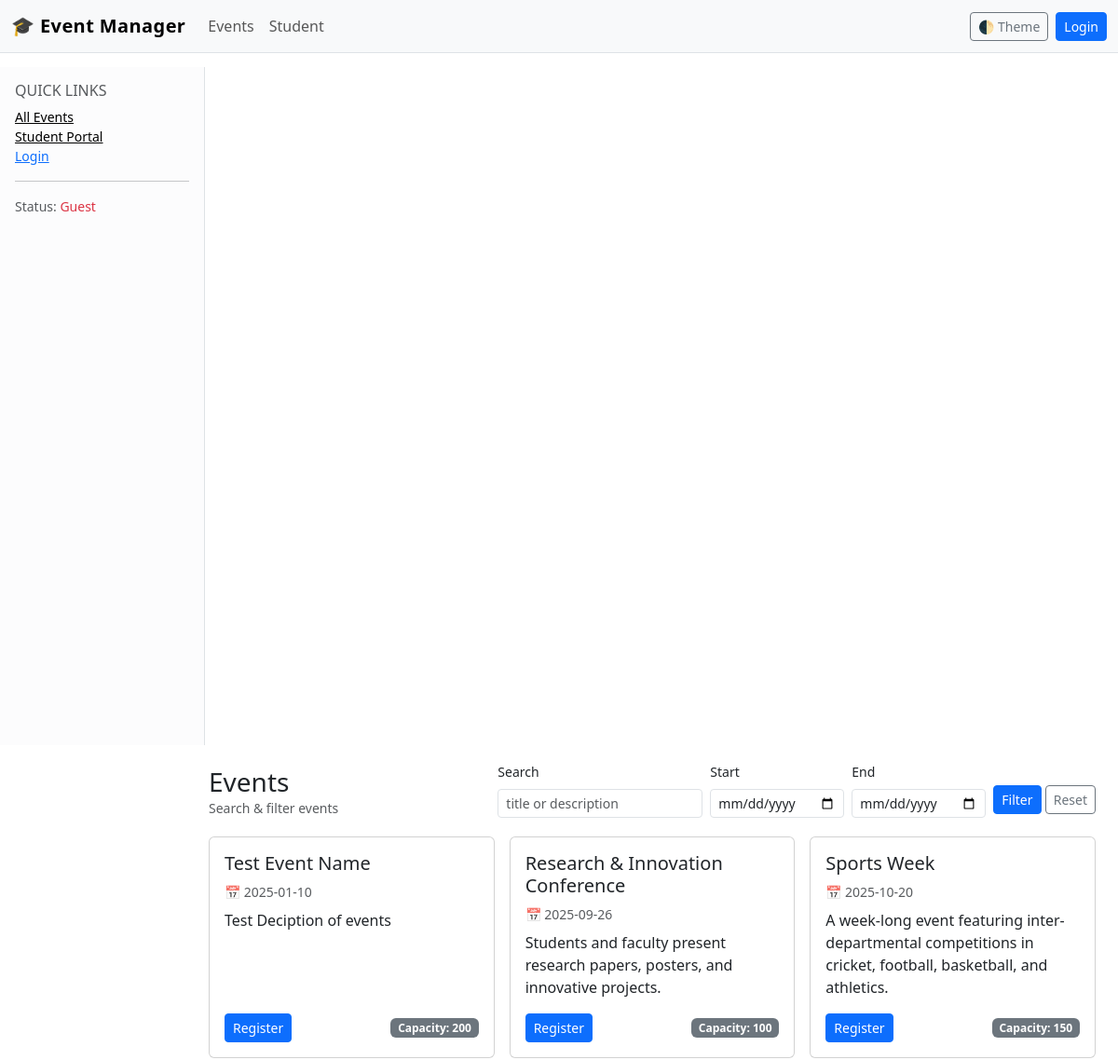
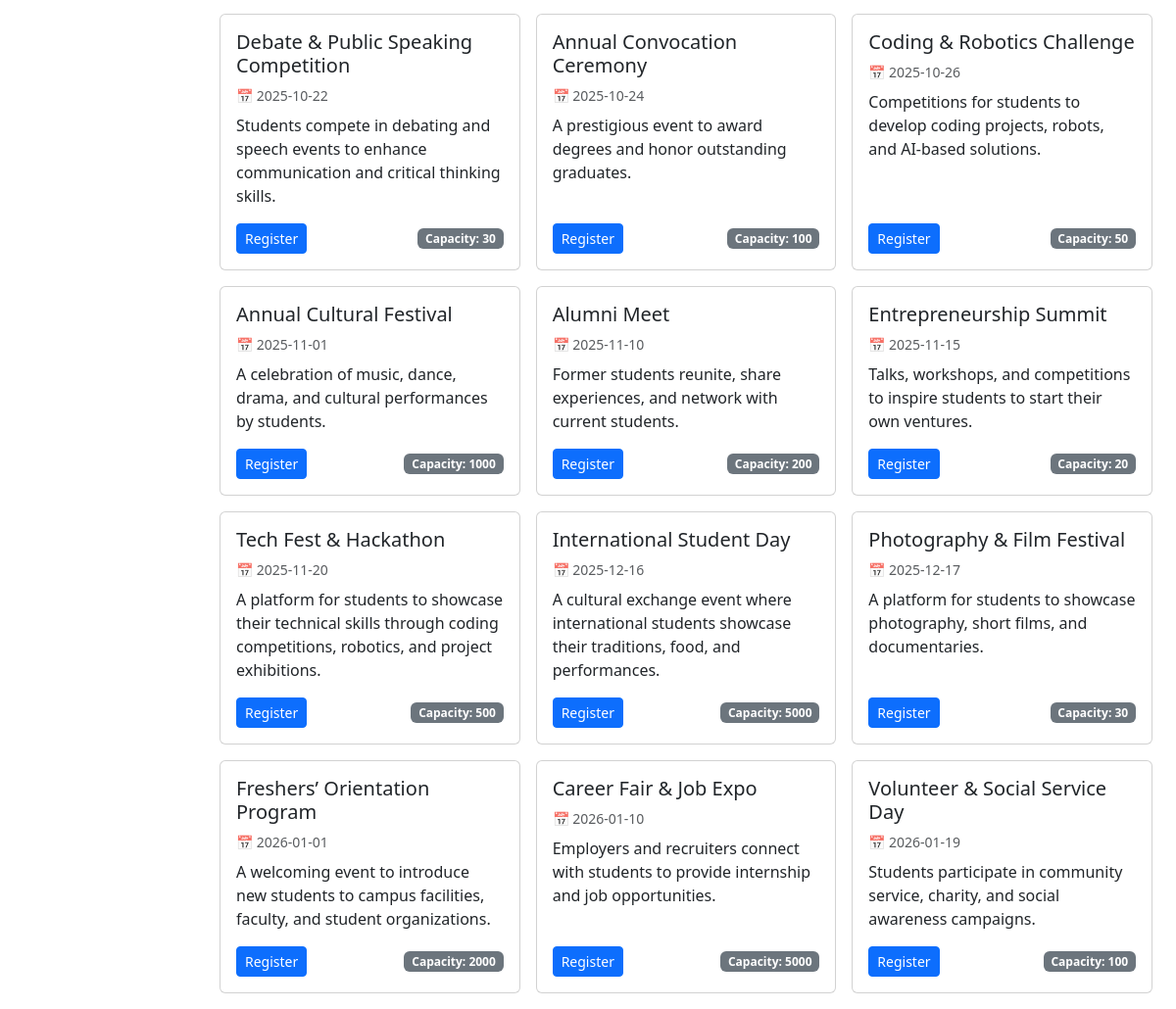
The app's page /events with its own data (2 pictures, top to bottom).
### app.py (models this page shows)
class Event(db.Model):
    id = db.Column(db.Integer, primary_key=True)
    title = db.Column(db.String(120), nullable=False)
    date = db.Column(db.String(20), nullable=False)  # ISO date string (YYYY-MM-DD)
    desc = db.Column(db.String(500), nullable=False)
    capacity = db.Column(db.Integer, nullable=False)

### app.py (the view)
@app.route("/events")
def events():
    q = request.args.get("q", "").strip()
    start = request.args.get("start", "").strip()  # YYYY-MM-DD
    end = request.args.get("end", "").strip()      # YYYY-MM-DD
    query = Event.query
    if q:
        like = f"%{q}%"
        query = query.filter(or_(Event.title.ilike(like), Event.desc.ilike(like)))
    if start and end:
        query = query.filter(and_(Event.date >= start, Event.date <= end))
    elif start:
        query = query.filter(Event.date >= start)
    elif end:
        query = query.filter(Event.date <= end)
    events = query.order_by(Event.date.asc()).all()
    return render_template("events.html", events=events, q=q, start=start, end=end)

### app.py (called while the page is built)
@app.context_processor
def inject_globals():
    return {"is_admin": bool(session.get("admin"))}

### templates/events.html (shortened to what this page needs)
{% extends "layout.html" %}
{% block content %}
  <div class="py-3">
    <div class="d-flex align-items-end gap-2 flex-wrap">
      <div>
        <h3 class="mb-0">Events</h3>
        <div class="text-muted small">Search & filter events</div>
      </div>
      <form class="ms-auto d-flex gap-2 align-items-end" method="get">
        <div>
          <label class="form-label small">Search</label>
          <input name="q" value="{{ q or '' }}" class="form-control form-control-sm" placeholder="title or description">
        </div>
        <div>
          <label class="form-label small">Start</label>
          <input name="start" type="date" value="{{ start or '' }}" class="form-control form-control-sm">
        </div>
        <div>
          <label class="form-label small">End</label>
          <input name="end" type="date" value="{{ end or '' }}" class="form-control form-control-sm">
        </div>
        <div class="pb-1">
          <button class="btn btn-sm btn-primary" type="submit">Filter</button>
          <a class="btn btn-sm btn-outline-secondary" href="{{ url_for('events') }}">Reset</a>
        </div>
      </form>
    </div>
    <div class="row g-3 mt-1">
      {% for e in events %}
      <div class="col-md-6 col-xl-4">
        <div class="card card-hover h-100">
          <div class="card-body d-flex flex-column">
            <h5 class="card-title">{{ e.title }}</h5>
            <div class="small text-muted mb-2">📅 {{ e.date }}</div>
            <p class="card-text flex-grow-1">{{ e.desc[:140] }}{% if e.desc|length > 140 %}...{% endif %}</p>
            <div class="d-flex justify-content-between align-items-center">
              <a href="{{ url_for('register_event', eid=e.id) }}" class="btn btn-sm btn-primary">Register</a>
              <span class="badge text-bg-secondary">Capacity: {{ e.capacity }}</span>
            </div>
          </div>
        </div>
      </div>
      {% else %}
      <div class="col-12"><em>No events found.</em></div>
      {% endfor %}
    </div>
  </div>
{% endblock %}

### templates/layout.html (style rules this page uses)
body { padding-top: 4.5rem; }

### records on screen
Event: title "Test Event Name", date "2025-01-10", desc "Test Deciption of events", capacity "200"
Event: title "Research & Innovation Conference", date "2025-09-26", desc "Students and faculty present research papers, posters, and innovative projects.", capacity "100"
Event: title "Sports Week", date "2025-10-20", desc "A week-long event featuring inter-departmental competitions in cricket, football, basketball, and athletics.", capacity "150"
Event: title "Debate & Public Speaking Competition", date "2025-10-22", desc "Students compete in debating and speech events to enhance communication and critical thinking skills.", capacity "30"
Event: title "Annual Convocation Ceremony", date "2025-10-24", desc "A prestigious event to award degrees and honor outstanding graduates.", capacity "100"
Event: title "Coding & Robotics Challenge", date "2025-10-26", desc "Competitions for students to develop coding projects, robots, and AI-based solutions.", capacity "50"
Event: title "Annual Cultural Festival", date "2025-11-01", desc "A celebration of music, dance, drama, and cultural performances by students.", capacity "1000"
Event: title "Alumni Meet", date "2025-11-10", desc "Former students reunite, share experiences, and network with current students.", capacity "200"
Event: title "Entrepreneurship Summit", date "2025-11-15", desc "Talks, workshops, and competitions to inspire students to start their own ventures.", capacity "20"
Event: title "Tech Fest & Hackathon", date "2025-11-20", desc "A platform for students to showcase their technical skills through coding competitions, robotics, and project exhibitions.", capacity "500"
Event: title "International Student Day", date "2025-12-16", desc "A cultural exchange event where international students showcase their traditions, food, and performances.", capacity "5000"
Event: title "Photography & Film Festival", date "2025-12-17", desc "A platform for students to showcase photography, short films, and documentaries.", capacity "30"
Event: title "Freshers’ Orientation Program", date "2026-01-01", desc "A welcoming event to introduce new students to campus facilities, faculty, and student organizations.", capacity "2000"
Event: title "Career Fair & Job Expo", date "2026-01-10", desc "Employers and recruiters connect with students to provide internship and job opportunities.", capacity "5000"
Event: title "Volunteer & Social Service Day", date "2026-01-19", desc "Students participate in community service, charity, and social awareness campaigns.", capacity "100"
